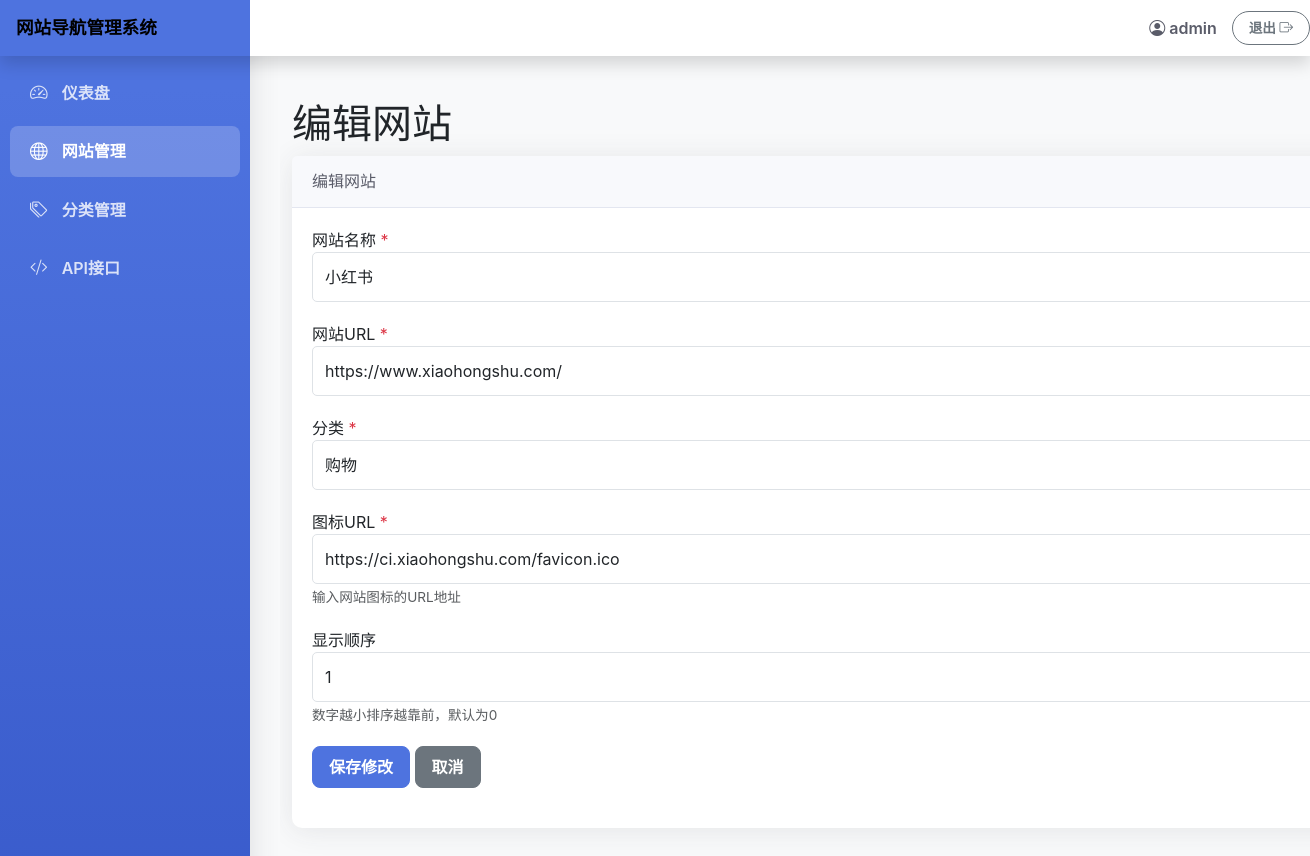
/websites.php?action=edit&id=17 (signed in), run on the app's committed database.
### tables this page shows
CREATE TABLE IF NOT EXISTS websites (
    id INT AUTO_INCREMENT PRIMARY KEY,
    name VARCHAR(100) NOT NULL,
    url VARCHAR(255) NOT NULL,
    category_id INT NOT NULL,
    img_url VARCHAR(255) NOT NULL,
    display_order INT DEFAULT 0,
    created_at TIMESTAMP DEFAULT CURRENT_TIMESTAMP,
    updated_at TIMESTAMP DEFAULT CURRENT_TIMESTAMP ON UPDATE CURRENT_TIMESTAMP,
    FOREIGN KEY (category_id) REFERENCES categories(id) ON DELETE CASCADE
);

CREATE TABLE IF NOT EXISTS categories (
    id INT AUTO_INCREMENT PRIMARY KEY,
    name VARCHAR(50) NOT NULL,
    identifier VARCHAR(50) NOT NULL UNIQUE,
    created_at TIMESTAMP DEFAULT CURRENT_TIMESTAMP,
    updated_at TIMESTAMP DEFAULT CURRENT_TIMESTAMP ON UPDATE CURRENT_TIMESTAMP
);

### websites.php (the view, shortened to what this page needs)
<?php
$conn = connectDB();
$categories = [];
$categoryResult = $conn->query("SELECT id, name FROM categories WHERE identifier != 'all' ORDER BY name");
while ($row = $categoryResult->fetch_assoc()) {
    $categories[] = $row;
}
$editWebsite = null;
if (isset($_GET['action']) && $_GET['action'] == 'edit' && isset($_GET['id'])) {
    $id = intval($_GET['id']);
    $stmt = $conn->prepare("SELECT * FROM websites WHERE id = ?");
    $stmt->bind_param("i", $id);
    $stmt->execute();
    $result = $stmt->get_result();
    if ($result->num_rows === 1) {
        $editWebsite = $result->fetch_assoc();
    }
}
?>
<!DOCTYPE html>
<html lang="zh-CN">
<head>
    <link rel="stylesheet" href="https://cdn.jsdelivr.net/npm/bootstrap@5.3.0/dist/css/bootstrap.min.css">
    <link rel="stylesheet" href="https://cdn.jsdelivr.net/npm/bootstrap-icons@1.10.0/font/bootstrap-icons.css">
    <link rel="stylesheet" href="assets/css/style.css">
     <link rel="stylesheet" href="assets/css/websites.css">
</head>
<body>
    <nav class="navbar navbar-light fixed-top flex-md-nowrap shadow">
        <a class="navbar-brand" href="dashboard.php">网站导航管理系统</a>
        <div class="navbar-user">
            <span class="user-name"><i class="bi bi-person-circle me-1"></i><?php echo htmlspecialchars($_SESSION['username']); ?></span>
            <a href="logout.php" class="btn btn-outline-secondary">退出 <i class="bi bi-box-arrow-right"></i></a>
        </div>
    </nav>
    <div class="container-fluid">
        <div class="row">
            <nav id="sidebarMenu" class="sidebar">
                <div class="sidebar-sticky">
                    <ul class="nav flex-column">
                        <li class="nav-item">
                            <a class="nav-link" href="dashboard.php">
                                <i class="bi bi-speedometer2"></i> 仪表盘
                            </a>
                        </li>
                        <li class="nav-item">
                            <a class="nav-link active" href="websites.php">
                                <i class="bi bi-globe"></i> 网站管理
                            </a>
                        </li>
                        <li class="nav-item">
                            <a class="nav-link" href="categories.php">
                                <i class="bi bi-tags"></i> 分类管理
                            </a>
                        </li>
                        <li class="nav-item">
                            <a class="nav-link" href="api-docs.php">
                                <i class="bi bi-code-slash"></i> API接口
                            </a>
                        </li>
                    </ul>
                </div>
            </nav>
            <main role="main">
                <div class="page-header">
                    <h1><?php echo isset($_GET['action']) && ($_GET['action'] == 'add' || $_GET['action'] == 'edit') ? ($_GET['action'] == 'add' ? '添加新网站' : '编辑网站') : '网站管理'; ?></h1>
                </div>
                <?php if (isset($_GET['action']) && ($_GET['action'] == 'add' || $_GET['action'] == 'edit')): ?>
                    <div class="card">
                        <div class="card-header">
                            <h6 class="m-0 font-weight-bold"><?php echo $_GET['action'] == 'add' ? '添加新网站' : '编辑网站'; ?></h6>
                        </div>
                        <div class="card-body">
                            <form method="post" action="">
                                <div class="form-group">
                                    <label for="name">网站名称 <span class="text-danger">*</span></label>
                                    <input type="text" class="form-control" id="name" name="name" required value="<?php echo $editWebsite ? htmlspecialchars($editWebsite['name']) : ''; ?>">
                                </div>
                                <div class="form-group">
                                    <label for="url">网站URL <span class="text-danger">*</span></label>
                                    <input type="url" class="form-control" id="url" name="url" required value="<?php echo $editWebsite ? htmlspecialchars($editWebsite['url']) : ''; ?>">
                                </div>
                                <div class="form-group">
                                    <label for="category_id">分类 <span class="text-danger">*</span></label>
                                    <select class="form-control" id="category_id" name="category_id" required>
                                        <?php foreach ($categories as $category): ?>
                                            <option value="<?php echo $category['id']; ?>" <?php echo $editWebsite && $editWebsite['category_id'] == $category['id'] ? 'selected' : ''; ?>>
                                                <?php echo htmlspecialchars($category['name']); ?>
                                            </option>
                                        <?php endforeach; ?>
                                    </select>
                                </div>
                                <div class="form-group">
                                    <label for="img_url">图标URL <span class="text-danger">*</span></label>
                                    <input type="url" class="form-control" id="img_url" name="img_url" required value="<?php echo $editWebsite ? htmlspecialchars($editWebsite['img_url']) : ''; ?>">
                                    <small class="form-text text-muted">输入网站图标的URL地址</small>
                                </div>
                                <div class="form-group">
                                    <label for="display_order">显示顺序</label>
                                    <input type="number" class="form-control" id="display_order" name="display_order" value="<?php echo $editWebsite ? intval($editWebsite['display_order']) : 0; ?>">
                                    <small class="form-text text-muted">数字越小排序越靠前，默认为0</small>
                                </div>
                                <div class="form-group">
                                    <button type="submit" class="btn btn-primary"><?php echo $_GET['action'] == 'add' ? '添加网站' : '保存修改'; ?></button>
                                    <a href="websites.php" class="btn btn-secondary">取消</a>
                                </div>
                            </form>
                        </div>
                    </div>
                <?php endif; ?>
            </main>
        </div>
    </div>
</body>
</html>

### assets/css/style.css (style rules this page uses)
:root { --primary-color: #4e73df; --primary-dark: #3a5ccc; --secondary-color: #1cc88a; --secondary-dark: #18a978; --danger-color: #e74a3b; --warning-color: #f6c23e; --text-primary: #5a5c69; --text-secondary: #858796; --bg-light: #f8f9fa; --card-border: #e3e6f0; }
body { background-color: var(--bg-light); font-family: 'Nunito', -apple-system, BlinkMacSystemFont, 'Segoe UI', Roboto, 'Helvetica Neue', Arial, sans-serif; }
.sidebar { position: fixed; top: 0; bottom: 0; left: 0; z-index: 100; padding: 56px 0 0; box-shadow: 0 0.15rem 1.75rem 0 rgba(58, 59, 69, 0.15); background: linear-gradient(180deg, var(--primary-color) 10%, var(--primary-dark) 100%); transition: all 0.3s ease-in-out; width: 250px; }
.sidebar-sticky { position: relative; top: 0; height: calc(100vh - 56px); padding-top: 0.5rem; overflow-x: hidden; overflow-y: auto; }
.sidebar .nav-link { font-weight: 600; color: rgba(255, 255, 255, 0.8); padding: 12px 20px; margin: 4px 10px; border-radius: 8px; transition: all 0.2s ease; }
.sidebar .nav-link.active { color: #fff; background-color: rgba(255, 255, 255, 0.2); }
.sidebar .nav-link i { margin-right: 10px; font-size: 1.1rem; }
.navbar { background-color: white; box-shadow: 0 0.15rem 1.75rem 0 rgba(58, 59, 69, 0.15); z-index: 1000; height: 56px; }
.navbar-brand { padding: 0.75rem 1rem; font-size: 1.1rem; font-weight: 700; color: white; background: var(--primary-color); height: 56px; display: flex; align-items: center; width: 250px; }
.card { border: none; border-radius: 10px; box-shadow: 0 0.15rem 1.75rem 0 rgba(58, 59, 69, 0.1); margin-bottom: 24px; transition: transform 0.2s, box-shadow 0.2s; }
.card-header { background-color: #f8f9fc; border-bottom: 1px solid var(--card-border); padding: 1rem 1.25rem; font-weight: 700; color: var(--text-primary); display: flex; justify-content: space-between; align-items: center; }
.card-body { padding: 1.25rem; }
main { margin-left: 280px; padding: 30px; min-height: calc(100vh - 56px); padding-top: 100px; max-width: 85% !important; overflow-x: hidden; box-sizing: border-box; }
.btn { border-radius: 8px; font-weight: 600; padding: 0.5rem 1rem; transition: all 0.2s; }
.btn-primary { background-color: var(--primary-color); border-color: var(--primary-color); }
.navbar-user { display: flex; align-items: center; margin-left: auto; }
.navbar-user .user-name { margin-right: 15px; color: var(--text-primary); font-weight: 600; }
.navbar-user .btn { padding: 0.375rem 1rem; border-radius: 50px; font-size: 0.85rem; }
.form-group { margin-bottom: 20px; }
.form-control { padding: 12px; border-radius: 5px; }
.text-muted { font-size: 0.85rem; }

### data on the page
websites: name "小红书", url "https://www.xiaohongshu.com/", category_id "购物", img_url "https://ci.xiaohongshu.com/favicon.ico", display_order "1"

### other printed values
$_SESSION['username'] "admin"
